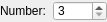
<?xml version="1.0" encoding="UTF-8"?>
<ui version="4.0">
 <class>Ui_LinePolygon2Options</class>
 <widget class="QWidget" name="Ui_LinePolygon2Options">
  <property name="geometry">
   <rect>
    <x>0</x>
    <y>0</y>
    <width>107</width>
    <height>22</height>
   </rect>
  </property>
  <property name="sizePolicy">
   <sizepolicy hsizetype="Maximum" vsizetype="Preferred">
    <horstretch>0</horstretch>
    <verstretch>0</verstretch>
   </sizepolicy>
  </property>
  <property name="minimumSize">
   <size>
    <width>100</width>
    <height>22</height>
   </size>
  </property>
  <property name="maximumSize">
   <size>
    <width>140</width>
    <height>22</height>
   </size>
  </property>
  <property name="windowTitle">
   <string>Polygon Options</string>
  </property>
  <layout class="QHBoxLayout">
   <property name="leftMargin">
    <number>0</number>
   </property>
   <property name="topMargin">
    <number>1</number>
   </property>
   <property name="rightMargin">
    <number>0</number>
   </property>
   <property name="bottomMargin">
    <number>1</number>
   </property>
   <item>
    <widget class="QLabel" name="lNumber">
     <property name="sizePolicy">
      <sizepolicy hsizetype="Minimum" vsizetype="Fixed">
       <horstretch>0</horstretch>
       <verstretch>0</verstretch>
      </sizepolicy>
     </property>
     <property name="text">
      <string>Number:</string>
     </property>
     <property name="wordWrap">
      <bool>false</bool>
     </property>
    </widget>
   </item>
   <item>
    <widget class="QSpinBox" name="sbNumber">
     <property name="toolTip">
      <string>Number of edges</string>
     </property>
     <property name="minimum">
      <number>3</number>
     </property>
     <property name="maximum">
      <number>9999</number>
     </property>
    </widget>
   </item>
  </layout>
 </widget>
 <layoutdefault spacing="6" margin="11"/>
 <resources/>
 <connections>
  <connection>
   <sender>sbNumber</sender>
   <signal>valueChanged(int)</signal>
   <receiver>Ui_LinePolygon2Options</receiver>
   <slot>updateNumber(int)</slot>
   <hints>
    <hint type="sourcelabel">
     <x>20</x>
     <y>20</y>
    </hint>
    <hint type="destinationlabel">
     <x>20</x>
     <y>20</y>
    </hint>
   </hints>
  </connection>
 </connections>
 <slots>
  <slot>updateNumber(int)</slot>
 </slots>
</ui>
